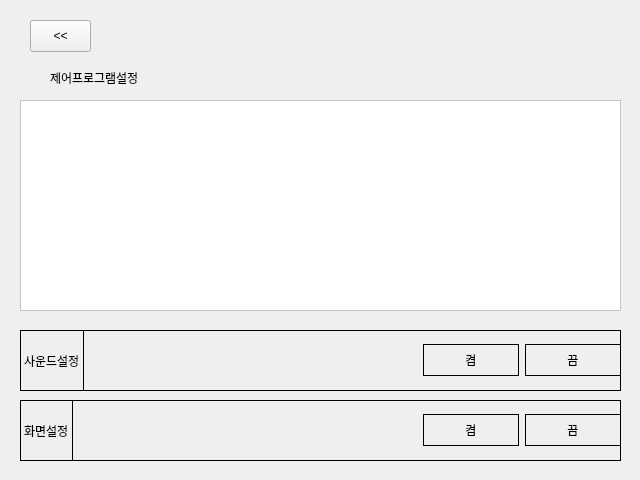
<?xml version="1.0" encoding="UTF-8"?>
<ui version="4.0">
 <class>SetupForm</class>
 <widget class="QWidget" name="SetupForm">
  <property name="geometry">
   <rect>
    <x>0</x>
    <y>0</y>
    <width>640</width>
    <height>480</height>
   </rect>
  </property>
  <property name="windowTitle">
   <string>설정</string>
  </property>
  <widget class="QLabel" name="label">
   <property name="geometry">
    <rect>
     <x>50</x>
     <y>70</y>
     <width>91</width>
     <height>16</height>
    </rect>
   </property>
   <property name="text">
    <string>제어프로그램설정</string>
   </property>
  </widget>
  <widget class="QFrame" name="frame">
   <property name="geometry">
    <rect>
     <x>20</x>
     <y>100</y>
     <width>601</width>
     <height>211</height>
    </rect>
   </property>
   <property name="styleSheet">
    <string notr="true">background-color : white;</string>
   </property>
   <property name="frameShape">
    <enum>QFrame::Shape::StyledPanel</enum>
   </property>
   <property name="frameShadow">
    <enum>QFrame::Shadow::Raised</enum>
   </property>
  </widget>
  <widget class="QWidget" name="widgetSoundSetting" native="true">
   <property name="geometry">
    <rect>
     <x>20</x>
     <y>330</y>
     <width>601</width>
     <height>61</height>
    </rect>
   </property>
   <property name="styleSheet">
    <string notr="true">border : 1px solid black;
</string>
   </property>
   <layout class="QHBoxLayout" name="horizontalLayout">
    <item>
     <widget class="QLabel" name="soundconfiglabel">
      <property name="text">
       <string>사운드설정</string>
      </property>
     </widget>
    </item>
    <item>
     <spacer name="horizontalSpacer">
      <property name="orientation">
       <enum>Qt::Orientation::Horizontal</enum>
      </property>
      <property name="sizeHint" stdset="0">
       <size>
        <width>40</width>
        <height>20</height>
       </size>
      </property>
     </spacer>
    </item>
    <item>
     <widget class="QPushButton" name="btnSoundOn">
      <property name="minimumSize">
       <size>
        <width>96</width>
        <height>32</height>
       </size>
      </property>
      <property name="text">
       <string>켬</string>
      </property>
     </widget>
    </item>
    <item>
     <widget class="QPushButton" name="btnSoundOff">
      <property name="minimumSize">
       <size>
        <width>96</width>
        <height>32</height>
       </size>
      </property>
      <property name="text">
       <string>끔</string>
      </property>
     </widget>
    </item>
   </layout>
  </widget>
  <widget class="QWidget" name="widgetScreenSetting" native="true">
   <property name="geometry">
    <rect>
     <x>20</x>
     <y>400</y>
     <width>601</width>
     <height>61</height>
    </rect>
   </property>
   <property name="styleSheet">
    <string notr="true">border : 1px solid black;
</string>
   </property>
   <layout class="QHBoxLayout" name="horizontalLayout_2">
    <item>
     <widget class="QLabel" name="screenconfig_label">
      <property name="text">
       <string>화면설정</string>
      </property>
     </widget>
    </item>
    <item>
     <spacer name="horizontalSpacer_2">
      <property name="orientation">
       <enum>Qt::Orientation::Horizontal</enum>
      </property>
      <property name="sizeHint" stdset="0">
       <size>
        <width>40</width>
        <height>20</height>
       </size>
      </property>
     </spacer>
    </item>
    <item>
     <widget class="QPushButton" name="btnFullScreenOn">
      <property name="minimumSize">
       <size>
        <width>96</width>
        <height>32</height>
       </size>
      </property>
      <property name="text">
       <string>켬</string>
      </property>
     </widget>
    </item>
    <item>
     <widget class="QPushButton" name="btnFullScreenOff">
      <property name="minimumSize">
       <size>
        <width>96</width>
        <height>32</height>
       </size>
      </property>
      <property name="text">
       <string>끔</string>
      </property>
     </widget>
    </item>
   </layout>
  </widget>
  <widget class="QPushButton" name="btnBack">
   <property name="geometry">
    <rect>
     <x>30</x>
     <y>20</y>
     <width>61</width>
     <height>32</height>
    </rect>
   </property>
   <property name="text">
    <string>&lt;&lt;</string>
   </property>
  </widget>
 </widget>
 <resources/>
 <connections/>
</ui>
